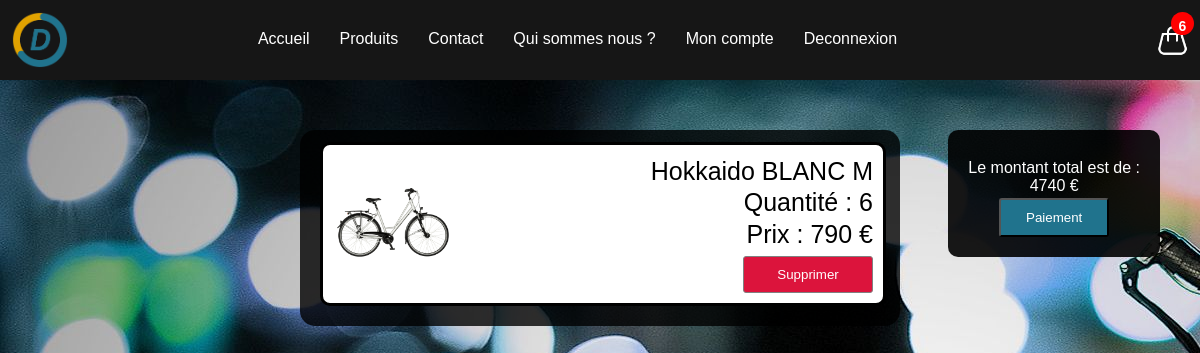
Screenshot of /panier.php (signed in) with the database file from the repository.
### tables this page shows
CREATE TABLE IF NOT EXISTS `produit` (
  `id_produit` int(11) NOT NULL AUTO_INCREMENT,
  `reference` varchar(255) DEFAULT NULL,
  `nom_produit` varchar(30) DEFAULT NULL,
  `designation` varchar(255) DEFAULT NULL,
  `poids` int(4) DEFAULT NULL,
  `stock` int(4) DEFAULT NULL,
  `prix` int(6) DEFAULT NULL,
  `image` varchar(255) DEFAULT NULL,
  `electrique` tinyint(1) NOT NULL DEFAULT '0',
  `reduction_produit` decimal(4,2) NOT NULL,
  `id_categorie` int(11) NOT NULL,
  `id_carac_couleur` int(11) NOT NULL,
  `id_carac_matiere_cadre` int(11) NOT NULL,
  `id_carac_taille_cadre` int(11) NOT NULL,
  `id_carac_taille_roues` int(11) NOT NULL,
  `accueil` tinyint(1) NOT NULL DEFAULT '0',
  PRIMARY KEY (`id_produit`),
  KEY `produit_categorie_idCategorie_fk` (`id_categorie`)
);

CREATE TABLE IF NOT EXISTS `panier` (
  `id` int(11) NOT NULL AUTO_INCREMENT,
  `quantite` int(4) DEFAULT NULL,
  `id_produit` int(11) NOT NULL,
  `id_compte_client` int(11) NOT NULL,
  PRIMARY KEY (`id`),
  KEY `panier_produit_idProduit_fk` (`id_produit`)
);

### panier.php (called while the page is built)
<?php
include ('View/panier.php');

### Model/model_panier.php (called while the page is built)
<?php
    $id_compte_client = intval($_SESSION['identifiant']);
    $id_produit = "SELECT * FROM panier WHERE id_compte_client = $id_compte_client";
    $req_id_produit = $conn->query($id_produit);
    $req_id_produit->execute();
    $req_id_produit->setFetchMode(PDO::FETCH_CLASS, 'id_produit');
    $tableau_id_produit = $req_id_produit->FetchAll(PDO::FETCH_ASSOC);
    if(count($tableau_id_produit) !== 0) {
        $requete = "SELECT * FROM produit WHERE id_produit IN (";
        for($i=0; $i < count($tableau_id_produit); $i++) {
            if($i == count($tableau_id_produit) - 1) {
                $requete.= $tableau_id_produit[$i]['id_produit'] . ')';
            }
            else {
                $requete.= $tableau_id_produit[$i]['id_produit'] . ', ';
            }
        }
        $produit = $conn->query($requete);
        $produit->execute();
        $tableau_produit = $produit->fetchAll(PDO::FETCH_ASSOC);
}
else {
    echo ("<div><h2>Votre panier est vide</h2></div>");
}
?>

### View/panier.php (the view, shortened to what this page needs)
<head>
    <?php include ('head.php'); ?>
</head>
<div id="header">
    <?php include ('navbar.php'); ?>
    <link href="public/css/panier.css" rel="stylesheet">
</div>
<div class="cont_panier">
    <div class="cont_panier2">
        <?php
        $prix = 0;
            include('Model/model_panier.php');
            $total = 0;
            for($i=0; $i<count($tableau_id_produit); $i++) {
                ?>
                <div class="panier">
                    <img class="imagePanier" src="public/images/produits/<?php echo $tableau_produit[$i]['image'];?>.png" alt="produit_accueil">
                    <div class="text_panier">
                        <form action="" class="quantity" method="post">
                            <label for="title_panier" class="t_panier"><?php echo $tableau_produit[$i]['nom_produit']; ?></label>
                            <label class="t_panier">Quantité : <?php echo $tableau_id_produit[$i]['quantite']; ?> </label>
                            <?php if($tableau_produit[$i]['reduction_produit'] != 0) {
                                $prix = $tableau_produit[$i]['prix']  * (1 - ($tableau_produit[$i]['reduction_produit'] / 100) );
                            }
                            else {
                                $prix = $tableau_produit[$i]['prix'];
                            }
                            $total = $total + ($prix * $tableau_id_produit[$i]['quantite']);
                            ?>
                            <label class="t_panier">Prix : <?php echo $prix; ?> €</label>
                            <button type="submit" value="<?php echo($tableau_produit[$i]['id_produit']) ?>" name="deleteItem" class="bouton delete_panier">Supprimer</button>
                        </form>
                    </div>
                </div>
                <?php
            }
        ?>
    </div>
</div>
<div class="total_buy">
        <div class="cont_total">
            <p class="txt_total">Le montant total est de : </br> <?php echo("$total"); ?> €</p>
        </div>
        <div class="cont_buy">
            <a href="https://buy.stripe.com/test_8wMdRba3LdAN5KUdQR"><input type="button" value="Paiement" name="livraison_panier" class="panier_livraison bouton"></a>
        </div>
    </div>

### public/css/main.css (style rules this page uses)
#header { display: flex; background: #161616; }
p { margin-block-start: 0; margin-block-end: 0; }

### public/css/navbar.css (style rules this page uses)
#header { height: 80px; }
@media screen and (min-width: 961px) { #header { flex-direction: row; } }

### public/css/accueil.css (style rules this page uses)
.bouton_produit_accueil, .bouton { padding: 10px; padding-left: 25px; padding-right: 25px; color: white; text-decoration: none; }
.bouton { background:#0eb2ba; border-radius: 3px; }
a { text-decoration: none; color: white; }

### public/css/panier.css (style rules this page uses)
.cont_panier { background-color: rgba(0,0,0,0.8); border-radius: 15px; padding-top: 1%; overflow: auto; display: flex; width: 50%; margin: auto; margin-top: 50px; margin-bottom: 3%; }
.cont_panier2 { width: calc(100% - 40px); margin-left: 20px; }
.panier { background-color: white; display: flex; margin-bottom: 20px; border: solid black; width: 100%; justify-content: space-between; border-radius: 10px; }
.imagePanier { width: 25%; margin-top: auto; margin-bottom: auto; }
.quantity { display: flex; flex-direction: column; margin: 0; text-align: right; }
.t_panier { font-size: 25px; margin-top: 1%; color: black; }
.panier_livraison { margin-top: 2%; background-color: #20738D; cursor: pointer; }
.cont_buy { text-align: center; }
.delete_panier { background-color: crimson; width: 130px; margin-left: auto; cursor: pointer; }
.text_panier { margin-right: 10px; padding-top: 10px; padding-bottom: 10px; }
.total_buy { background-color: rgba(0,0,0,0.9); border-radius: 10px; position: fixed; right: 40px; width: fit-content; padding: 20px; top: 130px; margin: auto; height: fit-content; color: white; margin-bottom: 3%; }
.cont_total { text-align: center; height: 50%; padding-top: 5%; }

### public/css/produits.css (style rules this page uses)
label { color: white; font-size: 14px; }
button { color: white; background-color: #20738d; border: 1px solid grey; padding: 10px; margin-top: 7px; border-radius: 4px; }

### rows the page displays
produit: image (picture), nom_produit "Hokkaido BLANC M", prix "790", $tableau_produit[$i]['id_produit'] 7 (drawn)
panier: quantite "6"

### other values shown
$qte_panier "6"
$total "4740"
